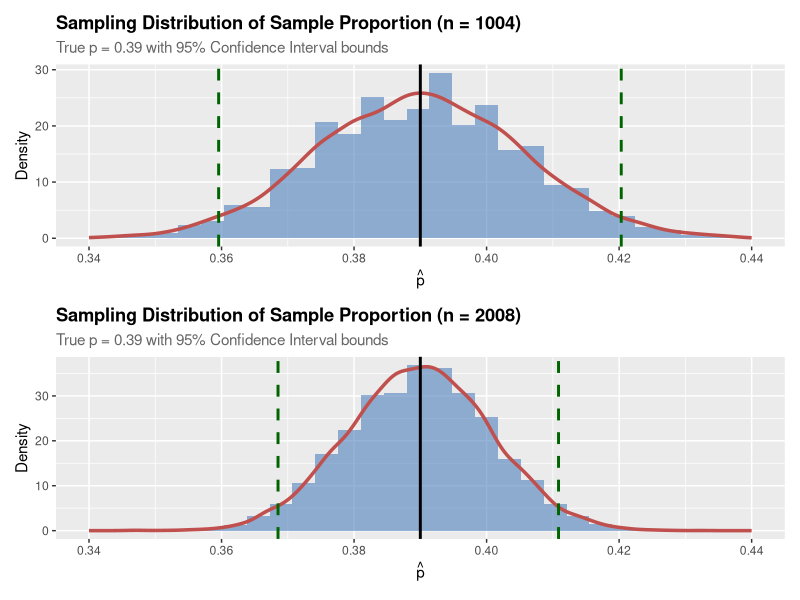
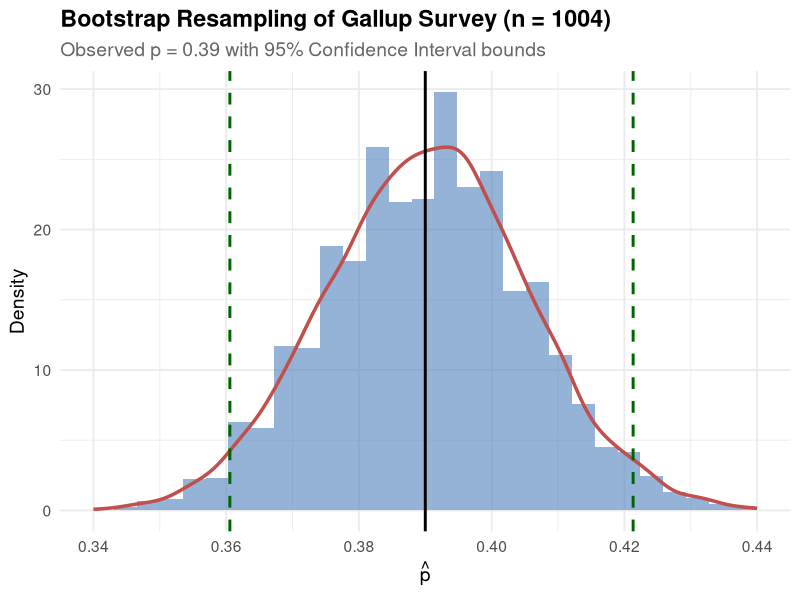
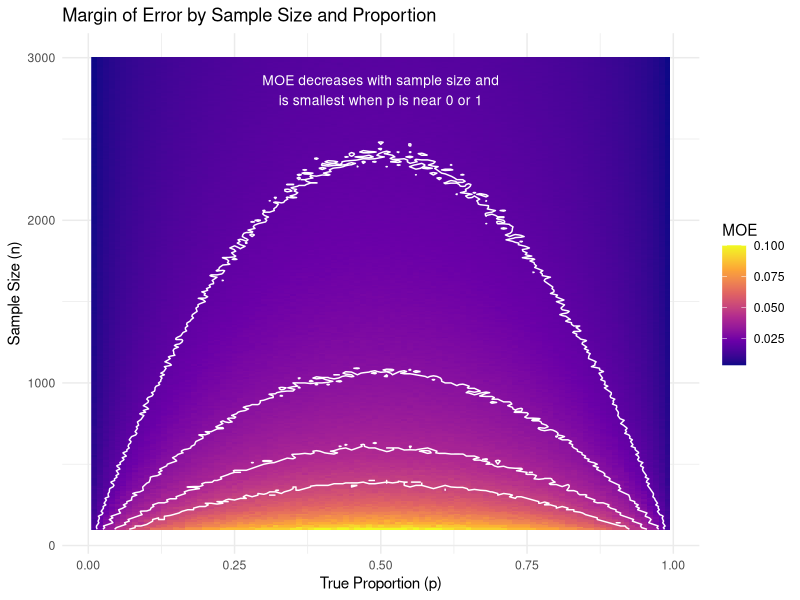
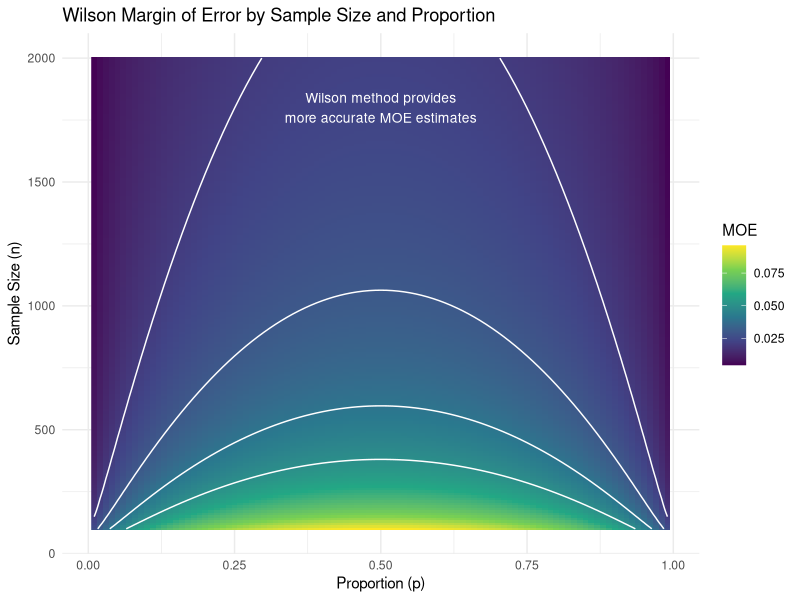

Write the R code that produced these figures, in order.
#######################################################################
#Lab 10
#Jake Schneider
#######################################################################
library(tidyverse)
library(patchwork)
library(ggplot2)
library(scales)
library(xtable)

##################################################
#Task 1
#################################################
################
#sample size 10000
poll.size <- 1004
poll.probability <- 0.39 #true prob that someone is satisfied with position of US
poll.generation <- 10000

simulation1.poll.dat <- tibble(
  prop = rbinom(poll.generation, poll.size, poll.probability) / poll.size 
)

ci1 <- quantile(simulation1.poll.dat$prop, probs = c(0.025, 0.975))
moe1 <- (ci1[2] - ci1[1]) / 2



sim.1.plot <- ggplot(simulation1.poll.dat, aes(x = prop)) +
  geom_histogram(aes(y = after_stat(density)), bins = 30, fill = "#4F81BD", alpha = 0.6) +
  geom_density(color = "#C0504D", linewidth = 1.2) +
  
  # CI bounds
  geom_vline(xintercept = ci1[1], color = "darkgreen", linetype = "dashed", linewidth = 1) +
  geom_vline(xintercept = ci1[2], color = "darkgreen", linetype = "dashed", linewidth = 1) +
  
  # True p
  geom_vline(xintercept = 0.39, color = "black", linetype = "solid", linewidth = 1) +
  
  # Labels and styling
  labs(
    title = "Sampling Distribution of Sample Proportion (n = 1004)",
    subtitle = "True p = 0.39 with 95% Confidence Interval bounds",
    x = expression(hat(p)),
    y = "Density"
  ) +
  scale_x_continuous(limits = c(0.34, 0.44), breaks = seq(0.3, 0.5, by = 0.02)) +
  theme(
    plot.title = element_text(face = "bold"),
    plot.subtitle = element_text(color = "gray40")
  )


################
#poll size is 2008
poll.size <- 2008
poll.probability <- 0.39
poll.generation <- 10000

simulation1.poll.dat <- tibble(
  prop = rbinom(poll.generation, poll.size, poll.probability) / poll.size )

ci2 <- quantile(simulation1.poll.dat$prop, probs = c(0.025, 0.975))
moe2 <- (ci2[2] - ci2[1]) / 2


# Plot
sim.2.plot <- ggplot(simulation1.poll.dat, aes(x = prop)) +
  geom_histogram(aes(y = after_stat(density)), bins = 30, fill = "#4F81BD", alpha = 0.6) +
  geom_density(color = "#C0504D", linewidth = 1.2) +
  
  # CI bounds
  geom_vline(xintercept = ci2[1], color = "darkgreen", linetype = "dashed", linewidth = 1) +
  geom_vline(xintercept = ci2[2], color = "darkgreen", linetype = "dashed", linewidth = 1) +
  
  # True p
  geom_vline(xintercept = 0.39, color = "black", linetype = "solid", linewidth = 1) +
  
  # Labels and styling
  labs(
    title = "Sampling Distribution of Sample Proportion (n = 2008)",
    subtitle = "True p = 0.39 with 95% Confidence Interval bounds",
    x = expression(hat(p)),
    y = "Density"
  ) +
  scale_x_continuous(limits = c(0.34, 0.44), breaks = seq(0.3, 0.5, by = 0.02)) +
  theme(
    plot.title = element_text(face = "bold"),
    plot.subtitle = element_text(color = "gray40")
  )

basic.sim.plots <- (sim.1.plot / sim.2.plot)

ggsave("basic.sim.plots.pdf", plot = basic.sim.plots, width = 7, height = 6)

###############################
#results for the 2 basic simulations
results.table <- bind_rows(
  tibble(
    `Sample Size` = 1004,
    `Statistic` = c("True Proportion (p)", "95% CI Lower Bound", "95% CI Upper Bound", "Estimated Margin of Error"),
    `Value` = round(c(0.39, ci1[1], ci1[2], moe1), 4)
  ),
  tibble(
    `Sample Size` = 2008,
    `Statistic` = c("True Proportion (p)", "95% CI Lower Bound", "95% CI Upper Bound", "Estimated Margin of Error"),
    `Value` = round(c(0.39, ci2[1], ci2[2], moe2), 4)
  )
)

results.table <- results.table |>
  pivot_wider(names_from = `Sample Size`, values_from = Value)|>
  rename( `n=1004` = `1004`  , `n=2008` = `2008`)
  




##################################################
#Task 2
#################################################
gallup.survery <- tibble(
  reponse = c(
    rep("satisfied", 392),
    rep("dissatisfied", 592),
    rep("no.opinion", 20)
  )
)

R <- 5000
resamples <- tibble(p.hat = numeric(R))

for( i in 1:R){
  # Take a resample
  curr.resample <- sample(x = gallup.survery$reponse,
                          size = nrow(gallup.survery),
                          replace = T)
  # compute the stat on the resample
  resamples$p.hat[i] <- mean(curr.resample == "satisfied")
}

ci3 <- quantile(resamples$p.hat, probs = c(0.025, 0.975))
moe3 <- (ci3[2] - ci3[1]) / 2


# Create result table
results.table.resample <- tibble(
  `Statistic` = c("Resampled Proportion (p̂)", "95% CI Lower Bound", "95% CI Upper Bound", "Estimated Margin of Error"),
  `Value` = round(c(mean(resamples$p.hat), ci3[1], ci3[2], moe3), 4)
)


# Plot
resample.plot <- ggplot(resamples, aes(x = p.hat)) + 
  geom_histogram(aes(y = after_stat(density)), bins = 30, fill = "#4F81BD", alpha = 0.6) +
  geom_density(color = "#C0504D", linewidth = 1.2) +
  
  # CI bounds
  geom_vline(xintercept = ci3[1], color = "darkgreen", linetype = "dashed", linewidth = 1) +
  geom_vline(xintercept = ci3[2], color = "darkgreen", linetype = "dashed", linewidth = 1) +
  
  # True p
  geom_vline(xintercept = 0.39, color = "black", linetype = "solid", linewidth = 1) +
  
  labs(
    title = "Bootstrap Resampling of Gallup Survey (n = 1004)",
    subtitle = "Observed p = 0.39 with 95% Confidence Interval bounds",
    x = expression(hat(p)),
    y = "Density"
  ) +
  scale_x_continuous(limits = c(0.34, 0.44), breaks = seq(0.3, 0.5, by = 0.02)) +

  theme_minimal(base_size = 14) +
  theme(
    plot.title = element_text(face = "bold"),
    plot.subtitle = element_text(color = "gray40")
  )

ggsave("resample.plot.pdf", plot = resample.plot, width = 8, height = 5)


##################################################
#Task 3
#################################################
n.values <- seq(100,3000, 10)
p.values <- seq(.01,.99, .01)
simulation.size <- 10000

sim.grid <- expand_grid(n = n.values, p = p.values)

n.p.sim.results <- sim.grid |>
  rowwise() |>
  mutate(
    moe = {
      props <- rbinom(simulation.size, size = n, prob = p) / n
      ci <- quantile(props, probs = c(0.025, 0.975))
      (ci[2] - ci[1]) / 2
    }
  ) |>
  ungroup()



moe.heatmap <- ggplot(n.p.sim.results, aes(x = n, y = p, fill = moe)) +
  geom_raster() +
  scale_fill_viridis_c(option = "plasma", name = "Margin of Error") +
  labs(
    title = "Simulation-Based Margin of Error by n and p",
    x = "Sample Size (n)",
    y = "True Proportion (p)"
  ) +
  theme_minimal()


moe.heatmap.advanced <- ggplot(n.p.sim.results, aes(x = p, y = n, fill = moe)) +
  geom_raster() +
  scale_fill_viridis_c(option = "plasma") +
  labs(title = "Margin of Error by Sample Size and Proportion",
       x = "True Proportion (p)",
       y = "Sample Size (n)",
       fill = "MOE") +
  theme_minimal() +
  # Add contour lines for specific MOE values
  geom_contour(aes(z = moe), breaks = c(0.02, 0.03, 0.04, 0.05), color = "white") +
  # Add text annotation
  annotate("text", x = 0.5, y = 2800, 
           label = "MOE decreases with sample size and\nis smallest when p is near 0 or 1", 
           color = "white", size = 3.5)

ggsave("moe.heatmap.pdf", plot = moe.heatmap.advanced, width = 6, height = 6)


##################################################
#Task 4
#################################################
#wilson moe
wilson.margin <- function(n, p, z = 1.96) {
  numerator <- z * sqrt((p * (1 - p) + z^2/(4*n))/n)
  denominator <- 1 + z^2/n
  return(numerator / denominator)
}

wilson.n.values <- seq(100,2000, 10)
wilson.p.values <- seq(.01,.99, .01)

wilson.sim.grid <- expand_grid(n = wilson.n.values, p = wilson.p.values)

#wilson moe for all of our combos 
wilson.results <- wilson.sim.grid |>
  rowwise() |>
  mutate(
    moe = wilson.margin(n, p)
  ) |>
  ungroup()


wilson.heatmap.advanced <- ggplot(wilson.results, aes(x = p, y = n, fill = moe)) +
  geom_raster() +
  scale_fill_viridis_c(option = "viridis") +
  labs(title = "Wilson Margin of Error by Sample Size and Proportion",
       x = "Proportion (p)",
       y = "Sample Size (n)",
       fill = "MOE") +
  theme_minimal() +
  geom_contour(aes(z = moe), breaks = c(0.02, 0.03, 0.04, 0.05), color = "white") +
  annotate("text", x = 0.5, y = 1800, 
           label = "Wilson method provides\nmore accurate MOE estimates", 
           color = "white", size = 3.5)

ggsave("wilson.heatmap.pdf", plot = wilson.heatmap.advanced, width = 6, height = 6)


results.comparison <- tibble(
  Method = c("Simulation (n=1004)", "Simulation (n=2008)", "Bootstrap (n=1004)", "Wilson (n=1004, p=0.39)"),
  MOE = c(
    moe1,
    moe2,
    moe3,
    wilson.margin(1004, 0.39)
  )
)

moe.sim.1000 <- n.p.sim.results |>
  filter(n == 1000, p == 0.39) |>
  pull(moe)

# Wilson MOE at same values
moe.wilson.1000 <- wilson.margin(1000, 0.39)

# Create formatted comparison table
results.comparison <- tibble(
  Method = c("Simulation (n = 1000, p = 0.39)", "Wilson (n = 1000, p = 0.39)"),
  MOE = c(moe.sim.1000, moe.wilson.1000)
) |>
  mutate(MOE = round(MOE, 6))



